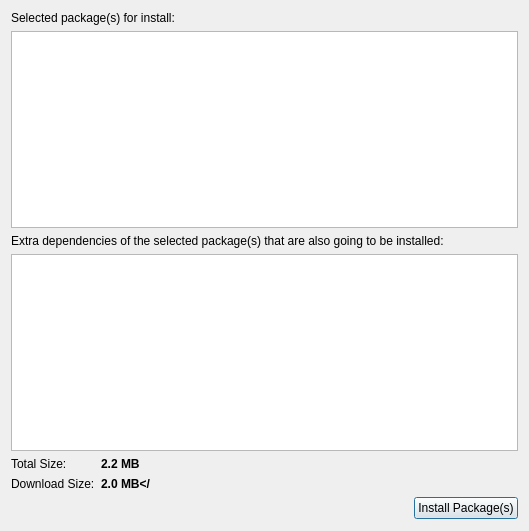
<?xml version="1.0" encoding="UTF-8"?>
<ui version="4.0">
 <class>BasketDialog</class>
 <widget class="QDialog" name="BasketDialog">
  <property name="geometry">
   <rect>
    <x>0</x>
    <y>0</y>
    <width>529</width>
    <height>531</height>
   </rect>
  </property>
  <property name="windowTitle">
   <string>Basket</string>
  </property>
  <layout class="QGridLayout" name="gridLayout">
   <item row="0" column="0" colspan="4">
    <widget class="QLabel" name="infoLabel">
     <property name="text">
      <string>Selected package(s) for install:</string>
     </property>
    </widget>
   </item>
   <item row="1" column="0" colspan="4">
    <widget class="PackageView" name="packageList">
     <property name="minimumSize">
      <size>
       <width>450</width>
       <height>0</height>
      </size>
     </property>
     <property name="rootIsDecorated">
      <bool>false</bool>
     </property>
     <property name="itemsExpandable">
      <bool>false</bool>
     </property>
     <property name="wordWrap">
      <bool>true</bool>
     </property>
     <property name="headerHidden">
      <bool>true</bool>
     </property>
     <property name="expandsOnDoubleClick">
      <bool>false</bool>
     </property>
    </widget>
   </item>
   <item row="2" column="0" colspan="4">
    <widget class="QLabel" name="extrasLabel">
     <property name="text">
      <string>Extra dependencies of the selected package(s) that are also going to be installed:</string>
     </property>
    </widget>
   </item>
   <item row="3" column="0" colspan="4">
    <widget class="PackageView" name="extraList">
     <property name="minimumSize">
      <size>
       <width>450</width>
       <height>0</height>
      </size>
     </property>
     <property name="rootIsDecorated">
      <bool>false</bool>
     </property>
     <property name="itemsExpandable">
      <bool>false</bool>
     </property>
     <property name="wordWrap">
      <bool>true</bool>
     </property>
     <property name="headerHidden">
      <bool>true</bool>
     </property>
     <property name="expandsOnDoubleClick">
      <bool>false</bool>
     </property>
    </widget>
   </item>
   <item row="4" column="0">
    <widget class="QLabel" name="label_3">
     <property name="sizePolicy">
      <sizepolicy hsizetype="Minimum" vsizetype="Preferred">
       <horstretch>0</horstretch>
       <verstretch>0</verstretch>
      </sizepolicy>
     </property>
     <property name="text">
      <string>Total Size:</string>
     </property>
    </widget>
   </item>
   <item row="4" column="1">
    <widget class="QLabel" name="totalSize">
     <property name="sizePolicy">
      <sizepolicy hsizetype="Minimum" vsizetype="Preferred">
       <horstretch>0</horstretch>
       <verstretch>0</verstretch>
      </sizepolicy>
     </property>
     <property name="text">
      <string>&lt;b&gt;2.2 MB&lt;/b&gt;</string>
     </property>
    </widget>
   </item>
   <item row="4" column="2">
    <spacer name="horizontalSpacer">
     <property name="orientation">
      <enum>Qt::Horizontal</enum>
     </property>
     <property name="sizeHint" stdset="0">
      <size>
       <width>306</width>
       <height>13</height>
      </size>
     </property>
    </spacer>
   </item>
   <item row="6" column="0" colspan="3">
    <spacer name="horizontalSpacer_2">
     <property name="orientation">
      <enum>Qt::Horizontal</enum>
     </property>
     <property name="sizeHint" stdset="0">
      <size>
       <width>404</width>
       <height>23</height>
      </size>
     </property>
    </spacer>
   </item>
   <item row="6" column="3">
    <widget class="QPushButton" name="actionButton">
     <property name="text">
      <string>Install Package(s)</string>
     </property>
    </widget>
   </item>
   <item row="5" column="0">
    <widget class="QLabel" name="downloadSizeLabel">
     <property name="text">
      <string>Download Size:</string>
     </property>
    </widget>
   </item>
   <item row="5" column="1">
    <widget class="QLabel" name="downloadSize">
     <property name="text">
      <string>&lt;b&gt;2.0 MB&lt;/</string>
     </property>
    </widget>
   </item>
  </layout>
 </widget>
 <customwidgets>
  <customwidget>
   <class>PackageView</class>
   <extends>QTreeView</extends>
   <header location="global">packageview.h</header>
  </customwidget>
 </customwidgets>
 <resources/>
 <connections/>
</ui>
